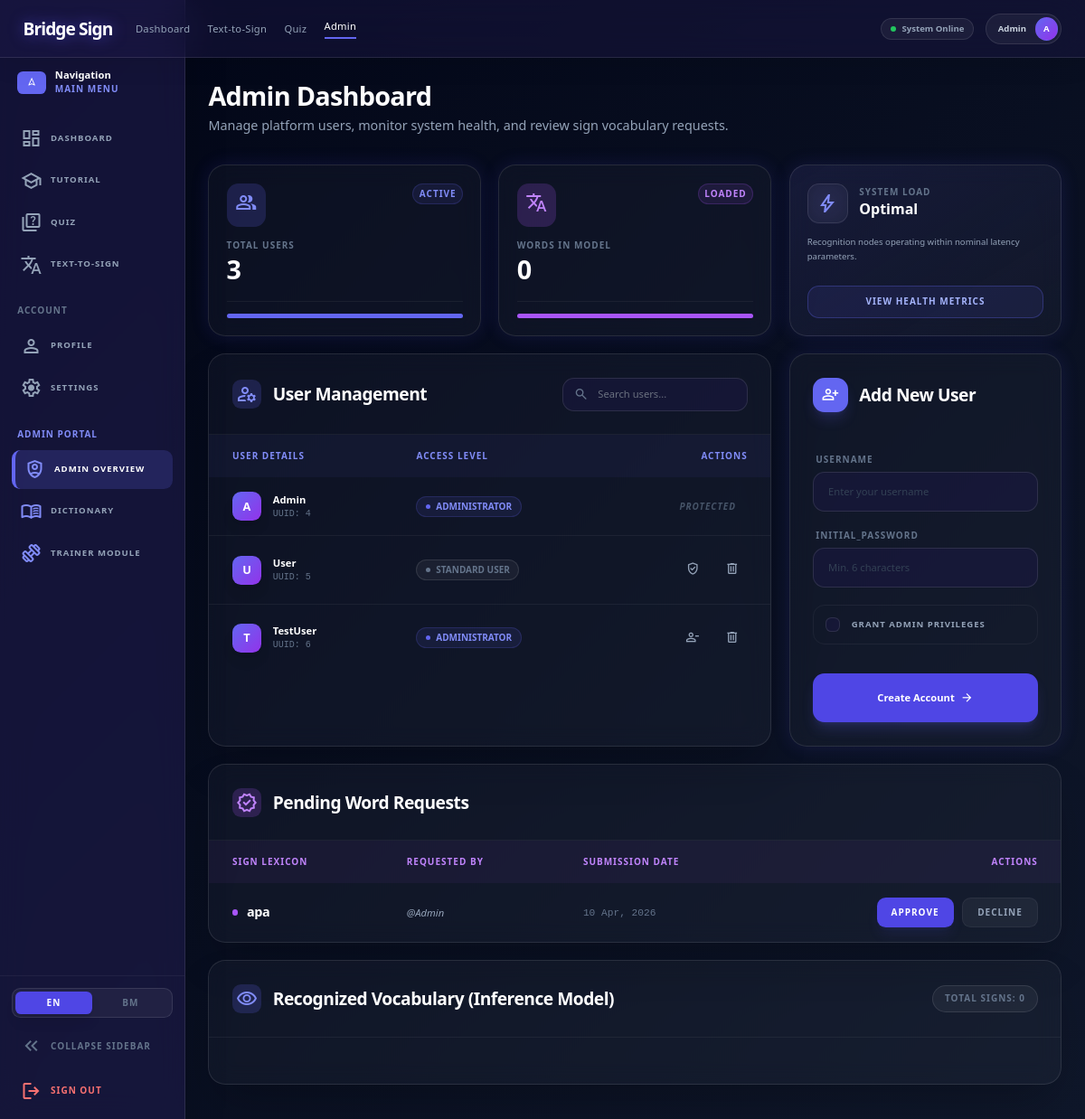
Page /admin (signed in) on the earlier database version.
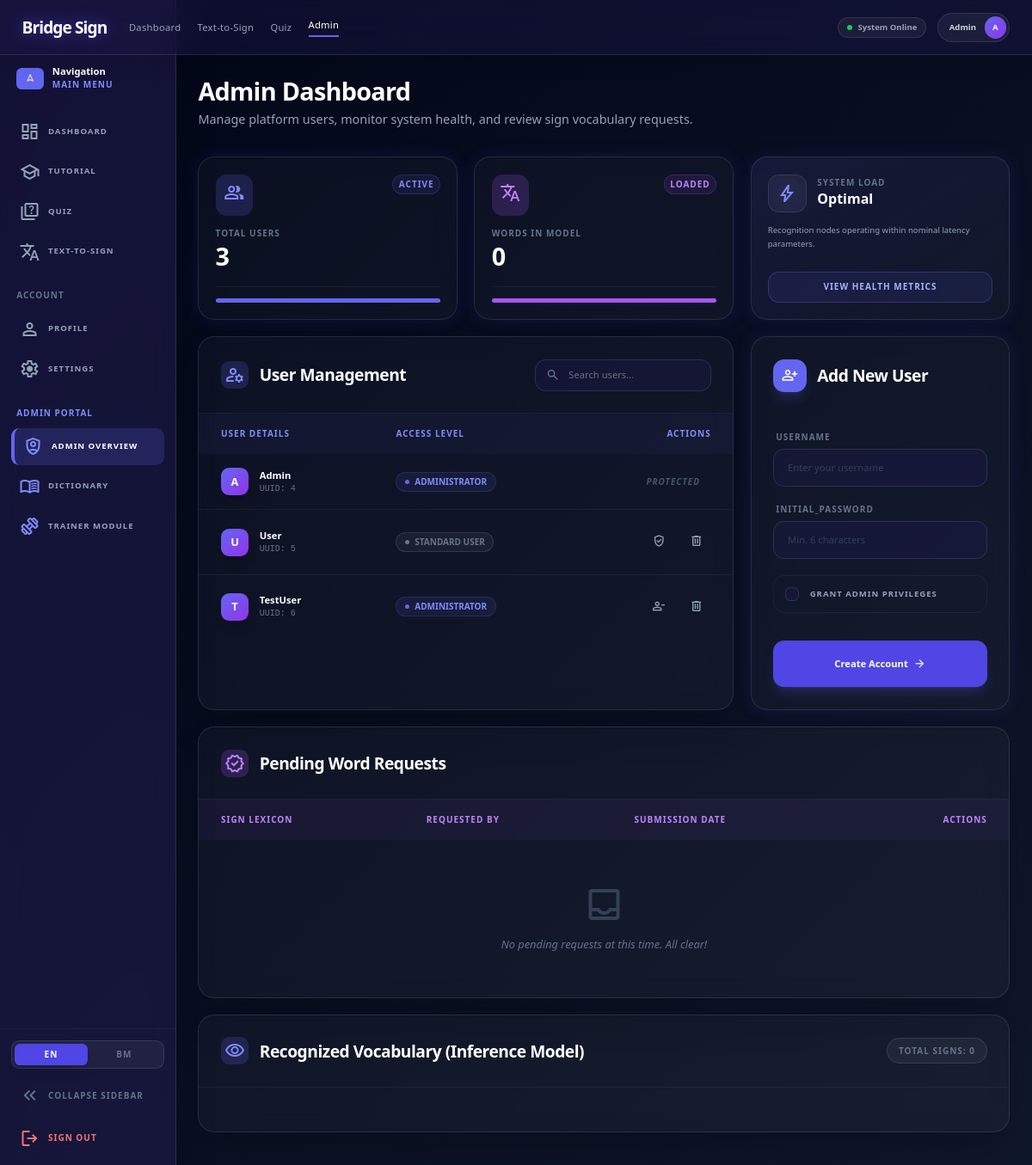
Same page on the later database version.
### app2.py (models this page shows, shortened)
class User(db.Model):
    id = db.Column(db.Integer, primary_key=True)
    username = db.Column(db.String(80), unique=True, nullable=False)
    password_hash = db.Column(db.String(200), nullable=False)
    camera_enabled = db.Column(db.Boolean, default=True)
    camera_index = db.Column(db.Integer, default=0)
    is_admin = db.Column(db.Boolean, default=False)
    tutorial_completed = db.Column(db.Boolean, default=False)
    security_question = db.Column(db.String(200), nullable=True)
    security_answer_hash = db.Column(db.String(200), nullable=True)

class WordRequest(db.Model):
    id = db.Column(db.Integer, primary_key=True)
    user_id = db.Column(db.Integer, db.ForeignKey('user.id'), nullable=False)
    requested_word = db.Column(db.String(100), nullable=False)
    status = db.Column(db.String(20), default="Pending") # Pending, Added, Rejected
    suggestion_type = db.Column(db.String(50), default="ai_recognition") # ai_recognition or text_to_sign
    timestamp = db.Column(db.DateTime, default=datetime.utcnow)
    user = db.relationship('User', backref=db.backref('requests', lazy=True))

### app2.py (the view, shortened to what this page needs)
@app.route('/admin', methods=['GET', 'POST'])
@admin_required
def admin_dashboard():
    action = (request.form.get('action', '') or '').lower() if request.method == 'POST' else ''
    all_users = User.query.order_by(User.id).all()
    pending_requests = WordRequest.query.filter_by(status='Pending', suggestion_type='ai_recognition').order_by(WordRequest.timestamp.desc()).all()
    words_list = sorted(list(dict.fromkeys(labels + dynamic_labels)))
    total_words = len(words_list)
    return render_template(
        'admin_dashboard.html',
        username=session.get('username', ''),
        is_admin=True,
        users=all_users,
        pending_requests=pending_requests,
        total_words=total_words,
        words_list=words_list
    )

### app2.py (called while the page is built)
@app.after_request
def add_header(response):
    response.headers['Cache-Control'] = 'no-store, no-cache, must-revalidate, post-check=0, pre-check=0, max-age=0'
    response.headers['Pragma'] = 'no-cache'
    response.headers['Expires'] = '-1'
    return response

@app.context_processor
def inject_translations():
    lang = session.get('lang', 'en')
    def _t(key):
        return translations.get(lang, {}).get(key, key)
    return dict(_t=_t, current_lang=lang, translations=translations)

@app.context_processor
def inject_user():
    context = {'username': '', 'is_admin': False}
    if 'user_id' in session:
        user = db.session.get(User, session['user_id'])
        if user:
            context['username'] = user.username
            context['is_admin'] = user.is_admin
    return context

### templates/admin_dashboard.html (shortened to what the changed rows need)
<!DOCTYPE html>
<html class="dark" lang="en">
<head>
    <script src="https://cdn.tailwindcss.com?plugins=forms,container-queries"></script>
    <link rel="stylesheet" href="{{ url_for('static', filename='css/global.css') }}?v=2">
    <link rel="stylesheet" href="{{ url_for('static', filename='css/modern_ui.css') }}">
</head>
<body class="bg-background text-on-surface">
    {% include '_navbar.html' %}
    {% include '_sidebar.html' %}
    <main id="main-content" class="lg:ml-64 pt-28 pb-12 px-8 max-w-[1280px] transition-all duration-300">
        <div class="mb-10">
            <h1 class="text-4xl font-extrabold text-white mb-2 tracking-tight">{{ _t('admin_dash_title') }}</h1>
        </div>
        <div class="grid grid-cols-12 gap-6">
            <div class="col-span-12 lg:col-span-8 surface_glass rounded-3xl overflow-hidden shadow-2xl border border-white/10">
                <div class="overflow-x-auto">
                    <table class="w-full text-left">
                        <thead>
                            <tr class="bg-indigo-500/5">
                                <th class="px-8 py-5 text-[10px] font-bold text-indigo-400 uppercase tracking-widest">{{ _t('user_details') }}</th>
                                <th class="px-8 py-5 text-[10px] font-bold text-indigo-400 uppercase tracking-widest">{{ _t('access_level') }}</th>
                                <th class="px-8 py-5 text-[10px] font-bold text-indigo-400 uppercase tracking-widest text-right">{{ _t('actions') }}</th>
                            </tr>
                        </thead>
                        <tbody class="divide-y divide-white/5">
                            {% for u in users %}
                            <tr class="hover:bg-white/5 transition-colors group">
                                <td class="px-8 py-5">
                                    <div class="flex items-center gap-4">
                                        <div class="w-10 h-10 rounded-xl bg-gradient-to-br from-indigo-500 to-purple-600 flex items-center justify-center font-bold text-white shadow-lg">
                                            {{ u.username[0].upper() }}
                                        </div>
                                        <div>
                                            <div class="text-sm font-bold text-white">{{ u.username }}</div>
                                            <div class="text-[10px] text-slate-500 font-mono uppercase">UUID: {{ u.id }}</div>
                                        </div>
                                    </div>
                                </td>
                                <td class="px-8 py-5">
                                    {% if u.is_admin %}
                                        <div class="inline-flex items-center gap-2 px-3 py-1 bg-indigo-500/10 text-indigo-400 text-[10px] font-bold uppercase rounded-full border border-indigo-500/20">
                                            <span class="w-1.5 h-1.5 bg-indigo-500 rounded-full"></span>
                                            {{ _t('administrator') }}
                                        </div>
                                    {% else %}
                                        <div class="inline-flex items-center gap-2 px-3 py-1 bg-white/5 text-slate-500 text-[10px] font-bold uppercase rounded-full border border-white/10">
                                            <span class="w-1.5 h-1.5 bg-slate-500 rounded-full"></span>
                                            {{ _t('standard_user') }}
                                        </div>
                                    {% endif %}
                                </td>
                                <td class="px-8 py-5 text-right">
                                    <div class="flex justify-end gap-3">
                                        {% if u.username != 'Admin' and u.id != session.get('user_id') %}
                                            <form method="POST" class="m-0">
                                                <button type="submit" class="p-2.5 text-slate-400 hover:text-white hover:bg-white/5 rounded-xl transition-all border border-transparent hover:border-white/10" title="{{ 'Demote to User' if u.is_admin else 'Promote to Admin' }}">
                                                    <span class="material-symbols-outlined text-xl">{% if u.is_admin %}person_remove{% else %}verified_user{% endif %}</span>
                                                </button>
                                            </form>
                                            <form method="POST" class="m-0" onsubmit="return confirm('Are you sure you want to delete user {{ u.username }}?');">
                                                <button type="submit" class="p-2.5 text-slate-400 hover:text-red-400 hover:bg-red-500/5 rounded-xl transition-all border border-transparent hover:border-red-500/10">
                                                    <span class="material-symbols-outlined text-xl">delete</span>
                                                </button>
                                            </form>
                                        {% else %}
                                            <span class="text-[10px] font-bold text-slate-600 uppercase tracking-widest italic pr-4">{{ _t('protected') }}</span>
                                        {% endif %}
                                    </div>
                                </td>
                            </tr>
                            {% endfor %}
                        </tbody>
                    </table>
                </div>
            </div>
            <div class="col-span-12 surface_glass rounded-3xl overflow-hidden shadow-2xl border border-white/10">
                <div class="overflow-x-auto">
                    <table class="w-full text-left">
                        <thead>
                            <tr class="bg-purple-500/5">
                                <th class="px-8 py-5 text-[10px] font-bold text-purple-400 uppercase tracking-widest">{{ _t('sign_lexicon') }}</th>
                                <th class="px-8 py-5 text-[10px] font-bold text-purple-400 uppercase tracking-widest">{{ _t('requested_by') }}</th>
                                <th class="px-8 py-5 text-[10px] font-bold text-purple-400 uppercase tracking-widest">{{ _t('submission_date') }}</th>
                                <th class="px-8 py-5 text-[10px] font-bold text-purple-400 uppercase tracking-widest text-right">{{ _t('actions') }}</th>
                            </tr>
                        </thead>
                        <tbody class="divide-y divide-white/5">
                            {% if pending_requests %}
                                {% for req in pending_requests %}
                                <tr class="hover:bg-white/5 transition-colors group" id="req-row-{{ req.id }}">
                                    <td class="px-8 py-5">
                                        <div class="flex items-center gap-3">
                                            <span class="w-2 h-2 bg-purple-500 rounded-full animate-pulse"></span>
                                            <span class="font-black text-white text-lg tracking-tight">{{ req.requested_word }}</span>
                                        </div>
                                    </td>
                                    <td class="px-8 py-5">
                                        <span class="text-sm text-slate-400 italic">@{{ req.user.username }}</span>
                                    </td>
                                    <td class="px-8 py-5 text-sm text-slate-500 font-mono">{{ req.timestamp.strftime('%d %b, %Y') }}</td>
                                    <td class="px-8 py-5 text-right">
                                        <div class="flex justify-end gap-3">
                                            <button onclick="updateRequest({{ req.id }}, 'Added')" class="px-5 py-2.5 bg-indigo-600 hover:bg-indigo-500 text-white text-[10px] font-black uppercase tracking-widest rounded-xl transition-all shadow-lg shadow-indigo-500/10 active:scale-95">{{ _t('approve') }}</button>
                                            <button onclick="updateRequest({{ req.id }}, 'Rejected')" class="px-5 py-2.5 bg-white/5 hover:bg-white/10 text-slate-400 text-[10px] font-black uppercase tracking-widest rounded-xl transition-all border border-white/5 active:scale-95">{{ _t('decline') }}</button>
                                        </div>
                                    </td>
                                </tr>
                                {% endfor %}
                            {% else %}
                                <tr>
                                    <td colspan="4" class="px-8 py-16 text-center">
                                        <span class="material-symbols-outlined text-6xl text-slate-700 mb-4 block">inbox</span>
                                        <p class="text-slate-500 italic font-medium">{{ _t('no_pending_requests') }}</p>
                                    </td>
                                </tr>
                            {% endif %}
                        </tbody>
                    </table>
                </div>
            </div>
        </div>
    </main>
</body>
</html>

### templates/_navbar.html (shortened to what this page needs)
<nav class="fixed top-0 w-full h-20 bg-indigo-950/40 backdrop-blur-xl border-b border-white/10 shadow-[0_4px_30px_rgba(0,0,0,0.1)] z-50">
    <div class="flex justify-between items-center px-8 h-20 max-w-[1280px] mx-auto w-full">
        <div class="flex items-center gap-8">
            <a href="{{ url_for('index') }}" class="text-2xl font-black tracking-tighter text-white drop-shadow-[0_0_8px_rgba(79,70,229,0.6)]">Bridge Sign</a>
            <div class="hidden md:flex items-center gap-6">
                <a class="text-slate-400 hover:text-white transition-colors duration-300 font-inter text-sm font-medium tracking-wide active:scale-95 cursor-pointer {{ 'text-white border-b-2 border-indigo-500 pb-1' if request.endpoint == 'index' }}" href="{{ url_for('index') }}">{{ _t('nav_dashboard') }}</a>
                <a class="text-slate-400 hover:text-white transition-colors duration-300 font-inter text-sm font-medium tracking-wide active:scale-95 cursor-pointer {{ 'text-white border-b-2 border-indigo-500 pb-1' if request.endpoint == 'text_to_sign' }}" href="{{ url_for('text_to_sign') }}">{{ _t('nav_text_to_sign') }}</a>
                <a class="text-slate-400 hover:text-white transition-colors duration-300 font-inter text-sm font-medium tracking-wide active:scale-95 cursor-pointer {{ 'text-white border-b-2 border-indigo-500 pb-1' if request.endpoint == 'quiz' }}" href="{{ url_for('quiz') }}">{{ _t('nav_quiz') }}</a>
                {% if is_admin %}
                <a class="text-slate-400 hover:text-white transition-colors duration-300 font-inter text-sm font-medium tracking-wide active:scale-95 cursor-pointer {{ 'text-white border-b-2 border-indigo-500 pb-1' if request.endpoint in ['admin_dashboard', 'admin_dictionary'] }}" href="{{ url_for('admin_dashboard') }}">{{ _t('nav_admin') }}</a>
                {% endif %}
            </div>
        </div>
        <div class="flex items-center gap-4">
            <div class="flex items-center gap-2 text-xs font-semibold text-slate-400 bg-white/5 px-3 py-1.5 rounded-full border border-white/10 hidden sm:flex">
                <span class="w-2 h-2 bg-green-500 rounded-full animate-pulse"></span>
                {{ _t('system_online') }}
            </div>
            <div class="flex items-center gap-3 bg-white/5 pl-4 pr-1 py-1 rounded-full border border-white/10">
                <span class="text-xs font-bold text-slate-300 hidden sm:inline">{{ username if username else 'User' }}</span>
                <div class="w-8 h-8 rounded-full border border-indigo-500/30 overflow-hidden bg-gradient-to-br from-indigo-500 to-purple-600 flex items-center justify-center font-bold text-white text-xs">
                    {{ username[0].upper() if username else 'U' }}
                </div>
            </div>
        </div>
    </div>
</nav>

Differences in the rows shown:
no longer on this page (row edited): WordRequest: requested_word "apa", user.username "Admin", timestamp "10 Apr, 2026", _t "APPROVE", _t "DECLINE"
Other differences:
{{ _t('no_pending_requests') }}: (not shown) → "No pending requests at this time. All clear!"
text now shown: "inbox"
